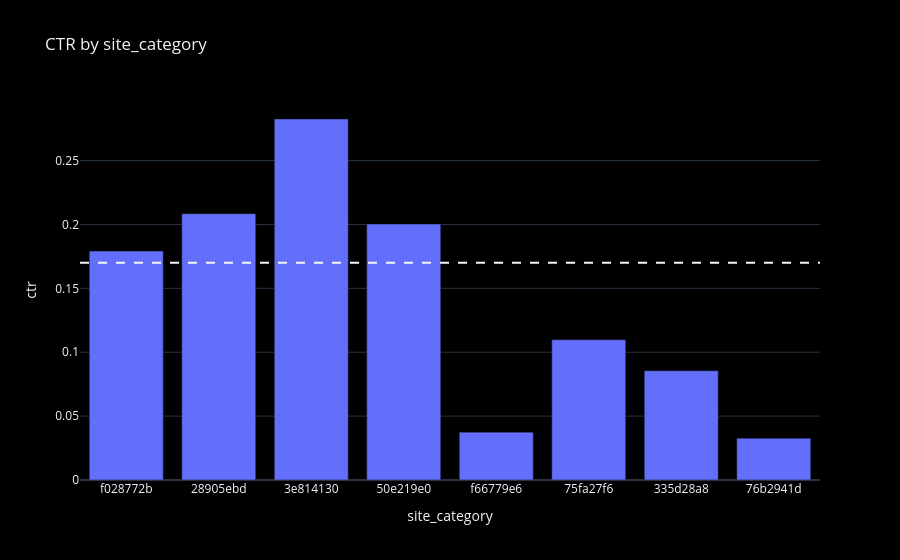

Notebook source saved alongside this figure:
### Code cell
ctr('site_category' , top=8 , d=df[df['traffic'] == 'site'])

### Figure 1 — Plotly figure (JSON) as saved in the notebook; plotly's stock layout.template omitted (floating-point values rounded to 4 significant figures)
{"data": [{"customdata": [[253000.0, 0.4894], [148000.0, 0.2864], [60970.0, 0.118], [38850.0, 0.07517], [5020.0, 0.009712], [3216.0, 0.006222], [2689.0, 0.005202], [2083.0, 0.00403]], "hovertemplate": "site_category=%{x}<br>ctr=%{y}<br>impressions=%{customdata[0]}<br>share=%{customdata[1]}<extra></extra>", "legendgroup": "", "marker": {"color": "#636efa", "pattern": {"shape": ""}}, "name": "", "orientation": "v", "showlegend": false, "textposition": "auto", "type": "bar", "x": ["f028772b", "28905ebd", "3e814130", "50e219e0", "f66779e6", "75fa27f6", "335d28a8", "76b2941d"], "xaxis": "x", "y": [0.1792, 0.2084, 0.2825, 0.2003, 0.03745, 0.1098, 0.08553, 0.03265], "yaxis": "y"}], "layout": {"barmode": "relative", "legend": {"tracegroupgap": 0}, "shapes": [{"line": {"dash": "dash"}, "type": "line", "x0": 0, "x1": 1, "xref": "x domain", "y0": 0.17, "y1": 0.17, "yref": "y"}], "title": {"text": "CTR by site_category"}, "xaxis": {"anchor": "y", "domain": [0.0, 1.0], "title": {"text": "site_category"}, "type": "category"}, "yaxis": {"anchor": "x", "domain": [0.0, 1.0], "title": {"text": "ctr"}}}}
